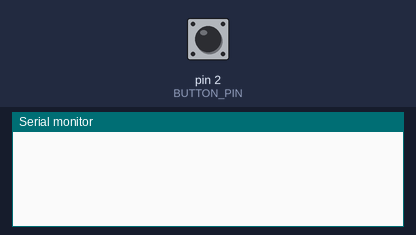
Simulated run of this sketch. Board: Arduino Uno, built with avr-gcc and run on an emulated ATmega328P. Shown: the last lines printed to the serial monitor. The test bench sets the inputs (shaded band); at power-on: pin 2 (BUTTON_PIN) HIGH.

Above: at 1.2 s.
1.3 s: pin 2 (BUTTON_PIN) pulled LOW for 0.15 s
At 2.5 s:
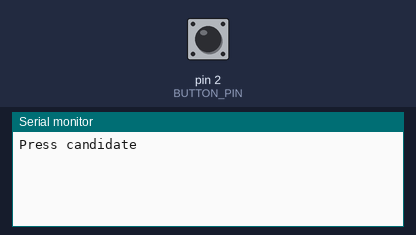
2.9 s: pin 2 (BUTTON_PIN) pulsed LOW 2 times (0.12 s each, 0.3 s apart)
At 3.19 s:
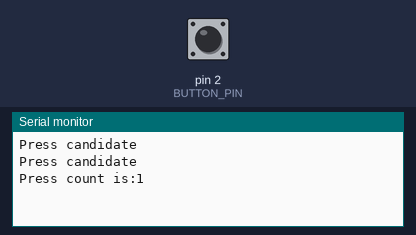

The sketch:

BounceProcessing.ino
```cpp
#define BUTTON_PIN 2
#define BOUNCE_TIME 50
#define PRESSED HIGH
volatile long int cur_time = 0;
volatile long int press_time = 0;
volatile bool pressed_candidate = false;
volatile long int hold_time = 0;
volatile int press_count = 0;
volatile bool report_to_user = false;
bool button_pressed = false;

void setup() {
  pinMode(BUTTON_PIN, INPUT);
  Serial.begin(9600);
  attachInterrupt(0, process_button_click, RISING);
}

void loop() {
  if(report_to_user == true) {
      Serial.println("Press candidate");
    report_to_user = false;
  }

  if (!button_pressed) {
    press_validation();
  }

  if (digitalRead(BUTTON_PIN) != PRESSED) {
    pressed_candidate = false;
    if (button_pressed) {
      button_pressed = false;
      hold_time = millis() - press_time;
      Serial.print("hold time is:");
      Serial.println(hold_time);
    }
  }

}

void press_validation() {
  cur_time = millis();
  if (press_time + BOUNCE_TIME == cur_time && digitalRead(BUTTON_PIN) == PRESSED) {
    ++press_count;
    Serial.print("Press count is:");
    Serial.println(press_count);
    button_pressed = true;
  } else {
    pressed_candidate = false;
  }
}

void process_button_click() {
  if (pressed_candidate == false) {
    press_time = millis();
    pressed_candidate = true;
    report_to_user = true;
    hold_time = 0;
  }
}
```

Measured:
- after the input at 1.3 s, the serial monitor: prints a new line after 0.15 s (image 1)
- after the input at 2.9 s, the serial monitor: prints a new line after 0.17 s (image 2)
